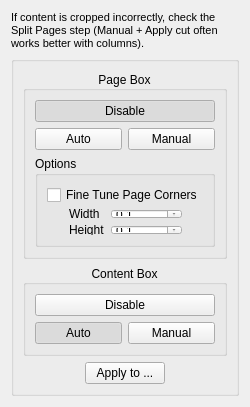
<?xml version="1.0" encoding="UTF-8"?>
<ui version="4.0">
 <class>select_content::OptionsWidget</class>
 <widget class="QWidget" name="select_content::OptionsWidget">
  <property name="geometry">
   <rect>
    <x>0</x>
    <y>0</y>
    <width>216</width>
    <height>364</height>
   </rect>
  </property>
  <property name="windowTitle">
   <string>Form</string>
  </property>
  <layout class="QVBoxLayout" name="verticalLayout_4">
   <item>
    <widget class="QLabel" name="splitPagesTipLabel">
     <property name="font">
      <font>
       <pointsize>8</pointsize>
      </font>
     </property>
     <property name="wordWrap">
      <bool>true</bool>
     </property>
     <property name="text">
      <string>If content is cropped incorrectly, check the Split Pages step (Manual + Apply cut often works better with columns).</string>
     </property>
    </widget>
   </item>
   <item>
    <widget class="QGroupBox" name="groupBox">
     <property name="title">
      <string/>
     </property>
     <layout class="QVBoxLayout" name="verticalLayout">
      <item>
       <widget class="CollapsibleGroupBox" name="pageBoxGroup">
        <property name="title">
         <string>Page Box</string>
        </property>
        <property name="alignment">
         <set>Qt::AlignCenter</set>
        </property>
        <layout class="QGridLayout" name="gridLayout">
         <item row="0" column="0" colspan="2">
          <widget class="QPushButton" name="pageDetectDisableBtn">
           <property name="text">
            <string>Disable</string>
           </property>
           <property name="checkable">
            <bool>true</bool>
           </property>
           <property name="checked">
            <bool>true</bool>
           </property>
           <property name="autoExclusive">
            <bool>true</bool>
           </property>
          </widget>
         </item>
         <item row="1" column="0">
          <widget class="QPushButton" name="pageDetectAutoBtn">
           <property name="text">
            <string>Auto</string>
           </property>
           <property name="checkable">
            <bool>true</bool>
           </property>
           <property name="autoExclusive">
            <bool>true</bool>
           </property>
          </widget>
         </item>
         <item row="1" column="1">
          <widget class="QPushButton" name="pageDetectManualBtn">
           <property name="text">
            <string>Manual</string>
           </property>
           <property name="checkable">
            <bool>true</bool>
           </property>
           <property name="checked">
            <bool>false</bool>
           </property>
           <property name="autoExclusive">
            <bool>true</bool>
           </property>
          </widget>
         </item>
         <item row="2" column="0" colspan="2">
          <widget class="QGroupBox" name="pageDetectOptions">
           <property name="title">
            <string>Options</string>
           </property>
           <layout class="QVBoxLayout" name="verticalLayout_2">
            <property name="spacing">
             <number>4</number>
            </property>
            <property name="leftMargin">
             <number>9</number>
            </property>
            <property name="topMargin">
             <number>9</number>
            </property>
            <property name="rightMargin">
             <number>9</number>
            </property>
            <property name="bottomMargin">
             <number>9</number>
            </property>
            <item>
             <widget class="QCheckBox" name="fineTuneBtn">
              <property name="toolTip">
               <string>Shift with corners while they are in black. </string>
              </property>
              <property name="text">
               <string>Fine Tune Page Corners</string>
              </property>
             </widget>
            </item>
            <item>
             <widget class="QWidget" name="dimensionsWidget" native="true">
              <layout class="QHBoxLayout" name="horizontalLayout_2">
               <property name="leftMargin">
                <number>0</number>
               </property>
               <property name="topMargin">
                <number>0</number>
               </property>
               <property name="rightMargin">
                <number>0</number>
               </property>
               <property name="bottomMargin">
                <number>0</number>
               </property>
               <item>
                <spacer name="horizontalSpacer_3">
                 <property name="orientation">
                  <enum>Qt::Horizontal</enum>
                 </property>
                 <property name="sizeHint" stdset="0">
                  <size>
                   <width>1</width>
                   <height>1</height>
                  </size>
                 </property>
                </spacer>
               </item>
               <item>
                <layout class="QGridLayout" name="gridLayout_3">
                 <item row="0" column="0">
                  <widget class="QLabel" name="label">
                   <property name="text">
                    <string>Width</string>
                   </property>
                  </widget>
                 </item>
                 <item row="1" column="0">
                  <widget class="QLabel" name="label_2">
                   <property name="text">
                    <string>Height</string>
                   </property>
                  </widget>
                 </item>
                 <item row="1" column="1">
                  <widget class="QDoubleSpinBox" name="heightSpinBox">
                   <property name="decimals">
                    <number>1</number>
                   </property>
                   <property name="minimum">
                    <double>0.100000000000000</double>
                   </property>
                   <property name="maximum">
                    <double>99999.000000000000000</double>
                   </property>
                  </widget>
                 </item>
                 <item row="0" column="1">
                  <widget class="QDoubleSpinBox" name="widthSpinBox">
                   <property name="decimals">
                    <number>1</number>
                   </property>
                   <property name="minimum">
                    <double>0.100000000000000</double>
                   </property>
                   <property name="maximum">
                    <double>99999.000000000000000</double>
                   </property>
                  </widget>
                 </item>
                </layout>
               </item>
               <item>
                <spacer name="horizontalSpacer">
                 <property name="orientation">
                  <enum>Qt::Horizontal</enum>
                 </property>
                 <property name="sizeHint" stdset="0">
                  <size>
                   <width>1</width>
                   <height>1</height>
                  </size>
                 </property>
                </spacer>
               </item>
              </layout>
             </widget>
            </item>
           </layout>
          </widget>
         </item>
        </layout>
       </widget>
      </item>
      <item>
       <widget class="CollapsibleGroupBox" name="contentBoxGroup">
        <property name="title">
         <string>Content Box</string>
        </property>
        <property name="alignment">
         <set>Qt::AlignCenter</set>
        </property>
        <layout class="QGridLayout" name="gridLayout_2">
         <item row="1" column="1">
          <widget class="QPushButton" name="contentDetectAutoBtn">
           <property name="text">
            <string>Auto</string>
           </property>
           <property name="checkable">
            <bool>true</bool>
           </property>
           <property name="checked">
            <bool>true</bool>
           </property>
           <property name="autoExclusive">
            <bool>true</bool>
           </property>
          </widget>
         </item>
         <item row="0" column="1" colspan="2">
          <widget class="QPushButton" name="contentDetectDisableBtn">
           <property name="text">
            <string>Disable</string>
           </property>
           <property name="checkable">
            <bool>true</bool>
           </property>
           <property name="autoExclusive">
            <bool>true</bool>
           </property>
          </widget>
         </item>
         <item row="1" column="2">
          <widget class="QPushButton" name="contentDetectManualBtn">
           <property name="text">
            <string>Manual</string>
           </property>
           <property name="checkable">
            <bool>true</bool>
           </property>
           <property name="autoExclusive">
            <bool>true</bool>
           </property>
          </widget>
         </item>
        </layout>
       </widget>
      </item>
      <item>
       <layout class="QHBoxLayout">
        <item>
         <spacer>
          <property name="orientation">
           <enum>Qt::Horizontal</enum>
          </property>
          <property name="sizeHint" stdset="0">
           <size>
            <width>1</width>
            <height>1</height>
           </size>
          </property>
         </spacer>
        </item>
        <item>
         <widget class="QPushButton" name="applyToBtn">
          <property name="text">
           <string>Apply to ...</string>
          </property>
         </widget>
        </item>
        <item>
         <spacer>
          <property name="orientation">
           <enum>Qt::Horizontal</enum>
          </property>
          <property name="sizeHint" stdset="0">
           <size>
            <width>1</width>
            <height>1</height>
           </size>
          </property>
         </spacer>
        </item>
       </layout>
      </item>
     </layout>
    </widget>
   </item>
   <item>
    <spacer name="verticalSpacer">
     <property name="orientation">
      <enum>Qt::Vertical</enum>
     </property>
     <property name="sizeHint" stdset="0">
      <size>
       <width>1</width>
       <height>83</height>
      </size>
     </property>
    </spacer>
   </item>
  </layout>
 </widget>
 <customwidgets>
  <customwidget>
   <class>CollapsibleGroupBox</class>
   <extends>QGroupBox</extends>
   <header location="global">CollapsibleGroupBox.h</header>
   <container>1</container>
  </customwidget>
 </customwidgets>
 <resources>
  <include location="../../../resources/resources.qrc"/>
 </resources>
 <connections/>
</ui>
